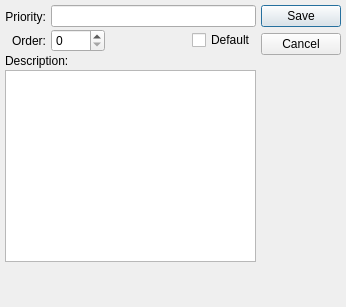
<?xml version="1.0" encoding="UTF-8"?>
<ui version="4.0">
 <comment>This file is part of the xTuple ERP: PostBooks Edition, a free and
open source Enterprise Resource Planning software suite,
Copyright (c) 1999-2019 by OpenMFG LLC, d/b/a xTuple.
It is licensed to you under the Common Public Attribution License
version 1.0, the full text of which (including xTuple-specific Exhibits)
is available at www.xtuple.com/CPAL.  By using this software, you agree
to be bound by its terms.</comment>
 <class>incidentPriority</class>
 <widget class="QDialog" name="incidentPriority">
  <property name="geometry">
   <rect>
    <x>0</x>
    <y>0</y>
    <width>346</width>
    <height>307</height>
   </rect>
  </property>
  <property name="windowTitle">
   <string>Priority</string>
  </property>
  <layout class="QGridLayout" name="gridLayout">
   <item row="0" column="0">
    <layout class="QVBoxLayout">
     <property name="spacing">
      <number>2</number>
     </property>
     <item>
      <layout class="QHBoxLayout">
       <item>
        <layout class="QVBoxLayout">
         <property name="spacing">
          <number>2</number>
         </property>
         <item>
          <widget class="QLabel" name="_nameLit">
           <property name="text">
            <string>Priority:</string>
           </property>
           <property name="alignment">
            <set>Qt::AlignRight|Qt::AlignTrailing|Qt::AlignVCenter</set>
           </property>
           <property name="buddy">
            <cstring>_name</cstring>
           </property>
          </widget>
         </item>
         <item>
          <widget class="QLabel" name="_orderLit">
           <property name="text">
            <string>Order:</string>
           </property>
           <property name="alignment">
            <set>Qt::AlignRight|Qt::AlignTrailing|Qt::AlignVCenter</set>
           </property>
          </widget>
         </item>
        </layout>
       </item>
       <item>
        <layout class="QVBoxLayout">
         <property name="spacing">
          <number>2</number>
         </property>
         <item>
          <widget class="XLineEdit" name="_name"/>
         </item>
         <item>
          <layout class="QHBoxLayout">
           <property name="spacing">
            <number>5</number>
           </property>
           <item>
            <widget class="QSpinBox" name="_order">
             <property name="maximum">
              <number>9999</number>
             </property>
            </widget>
           </item>
           <item>
            <spacer>
             <property name="orientation">
              <enum>Qt::Horizontal</enum>
             </property>
             <property name="sizeType">
              <enum>QSizePolicy::Expanding</enum>
             </property>
             <property name="sizeHint" stdset="0">
              <size>
               <width>16</width>
               <height>22</height>
              </size>
             </property>
            </spacer>
           </item>
           <item>
            <widget class="QCheckBox" name="_default">
             <property name="text">
              <string>Default</string>
             </property>
            </widget>
           </item>
          </layout>
         </item>
        </layout>
       </item>
      </layout>
     </item>
     <item>
      <widget class="QLabel" name="_descripLit">
       <property name="text">
        <string>Description:</string>
       </property>
      </widget>
     </item>
     <item>
      <widget class="XTextEdit" name="_descrip"/>
     </item>
     <item>
      <spacer>
       <property name="orientation">
        <enum>Qt::Vertical</enum>
       </property>
       <property name="sizeType">
        <enum>QSizePolicy::Expanding</enum>
       </property>
       <property name="sizeHint" stdset="0">
        <size>
         <width>20</width>
         <height>40</height>
        </size>
       </property>
      </spacer>
     </item>
    </layout>
   </item>
   <item row="0" column="1">
    <widget class="QDialogButtonBox" name="_buttonBox">
     <property name="orientation">
      <enum>Qt::Vertical</enum>
     </property>
     <property name="standardButtons">
      <set>QDialogButtonBox::Cancel|QDialogButtonBox::Save</set>
     </property>
    </widget>
   </item>
  </layout>
 </widget>
 <layoutdefault spacing="5" margin="5"/>
 <customwidgets>
  <customwidget>
   <class>XLineEdit</class>
   <extends>QLineEdit</extends>
   <header>xlineedit.h</header>
   <container>1</container>
  </customwidget>
  <customwidget>
   <class>XTextEdit</class>
   <extends>QTextEdit</extends>
   <header>xtextedit.h</header>
  </customwidget>
 </customwidgets>
 <resources/>
 <connections/>
</ui>
